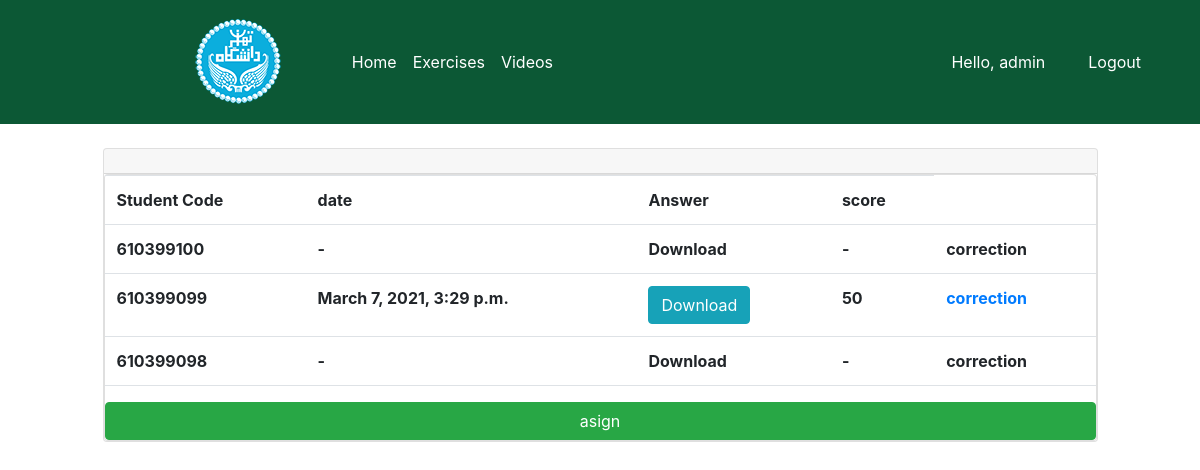
Page /menu_ostad/tamrin/20/ (signed in) on the committed database.
### users/models.py (models this page shows, shortened)
class Responder(models.Model):  #customer
    user = models.OneToOneField(User, null=True, on_delete=models.CASCADE)
    username = models.CharField(max_length=50, null=True)
    def __str__(self):
        return str(self.username)

class Answers(models.Model):  #product
    responder = models.ForeignKey(Responder, null=True, on_delete=models.SET_NULL)
    document = models.FileField(upload_to='files/', null=True)
    upload_time = models.DateTimeField(auto_now_add=True)
    tamrin = models.ManyToManyField(Tamrin)
    score = models.CharField(max_length=50, null=True, blank=True)

### users/views.py (the view)
# urls.py: path('menu_ostad/tamrin/<int:tamrin_id>/', OstadDetailTamrin.as_view(), name='detail_tamrin_ostad'),
class OstadDetailTamrin(View):
    @method_decorator(login_required(login_url='login'))
    @method_decorator(allowed_users(allowed_roles=['ostad']))
    def get(self, request, tamrin_id):
        resp = Responder.objects.all()
        tmp = []
        for i in resp:
            try:
                g = Answers.objects.get(responder__id=i.id, tamrin__id=tamrin_id)
                tmp.append([i, g])
            except:
                g = 0
                tmp.append([i, g])
        return render(request, 'users/tamrin_detail_ostad.html', {'tamrin':tmp})

### users/decorator.py (called while the page is built)
def allowed_users(allowed_roles=[]):
    def decorator(view_func):
        def wrapper_func(request, *args, **kwargs):
            group = None
            if request.user.groups.exists():
                group = request.user.groups.all()[0].name
            if group in allowed_roles:
                return view_func(request, *args, **kwargs)
            else:
                return HttpResponse(group)
        return wrapper_func
    return decorator

### users/templates/users/tamrin_detail_ostad.html
{% extends 'users/base.html' %}
{% load static %}
{% block content %}
<br>
<div class="row">
    <div class="col-md-10" style="margin-right:auto;margin-left:auto">
        <div class="card ">
            <h5 class="text-center card-header" style="background-color: balck">{{ name }}</h5>
            <div class = card card-body>
                <table class="table">
                    <tr>
                        <th>Student Code</th>
                        <th>date</th>
                        <th>Answer</th>
                        <th>score</th>
                    </tr>
                        {% for j,i in tamrin %}
                            {% if i != 0 %}
                                <tr>
                                    <th>{{ i.responder }}</th>
                                    <th>{{ i.upload_time }}</th>
                                    <th><a href="../../../medias/{{ i.document.name }}" class="btn btn-info">Download</a></th>
                                    <th>{{ i.score }}</th>
                                    <th><a href="{% url 'tamrin_detail_ostad_correction' i.id %}">correction</a></th>
                                </tr>
                            {% else %}
                                <tr>
                                    <th>{{ j.username }}</th>
                                    <th>-</th>
                                    <th>Download</th>
                                    <th>-</th>
                                    <th>correction</th>
                                </tr>
                            {% endif%}
                        {% endfor %}
                </table>
                <input type="submit" value="asign" class="btn btn-success">
            </div>
        </div>
    </div>
</div>
{% endblock %}

### users/templates/users/base.html (shortened to what this page needs)
{% load static %}
<!doctype html>
<html lang="en">
  <head>
    <link href="https://cdn.jsdelivr.net/npm/bootstrap@5.0.0-beta2/dist/css/bootstrap.min.css" rel="stylesheet">
    <link href="//maxcdn.bootstrapcdn.com/bootstrap/4.1.1/css/bootstrap.min.css" rel="stylesheet" id="bootstrap-css">
    <link type="text/css" rel="stylesheet" href="{% static '/css/main.css' %}">
  </head>
  <body>
    <nav class="navbar navbar-expand-lg navbar-dark bg-dark">
      <img src="{% static 'medias/images/logo.png' %}" alt="logo" style="width:8=90px; padding:10px; margin-left:10%">
      <div class="collapse navbar-collapse" id="navbarNav">
        <ul class="navbar-nav">
          {% if request.user.is_staff %}
            <li class="nav-item active">
              <a class="nav-link" href="{% url 'menu_ostad' %}">Home <span class="sr-only">(current)</span></a>
            </li>
            <li class="nav-item active">
              <a class="nav-link" href="{% url 'tamrin_ostad' %}">Exercises <span class="sr-only">(current)</span></a>
            </li>
            <li class="nav-item active">
              <a class="nav-link" href="{% url 'video_ostad' %}">Videos <span class="sr-only">(current)</span></a>
            </li>
          {% endif %}
        </ul>
      </div>
      <span style="color:white;margin-right:30px">Hello, {{request.user}}</span>
      <span><a style="color:white;margin-right:30px" href="{% url 'logout' %}" class="btn">Logout</a></span>
    </nav>
    {% block content%}
    {% endblock %}
  </body>
</html>

### static/css/main.css (style rules this page uses)
.bg-dark { background-color: #0C5835 !important; }

### users/templates/users/base.html (style rules this page uses)
.bg-dark { background-color: #0C5835 !important; }

### rows in the picture
Responder: username "610399100"
Responder: responder "610399099", upload_time "March 7, 2021, 3:29 p.m.", score "50"
Responder: username "610399098"

### other values in the picture
{{ request.user }} "admin"
